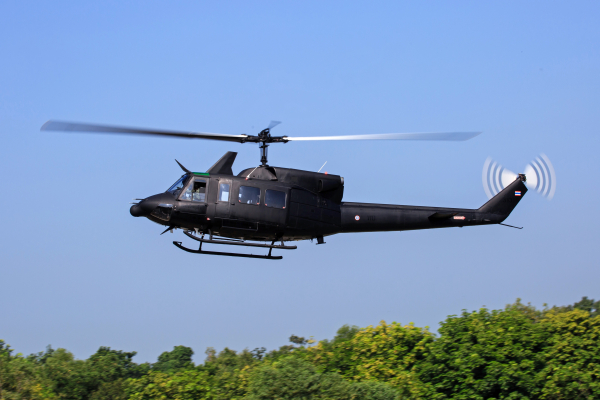
#> input picture TEMEL_ISLEMLER/media/helicopter2.jpg, 600 x 400 px
$ python thresholdingt_trackbar.py
#> lines starting #> are read from the running program, lines starting #| are printed output that depends on the picture; after the words box and inside, x2 and y2 are one past the last pixel; in counts of white or black regions, pixels touching at a corner belong together
import cv2
import numpy as np


def on_trackbar(val):
    # Callback function for trackbar
    th = cv2.getTrackbarPos("Threshold", "img-th1")  # Get the threshold value from the trackbar
    maxval = cv2.getTrackbarPos("Maxval", "img-th1")  # Get the maximum value from the trackbar

    # Apply thresholding to the image
    ret, th1 = cv2.threshold(img, th, maxval, cv2.THRESH_BINARY)

    # Display the original image and thresholded image
    cv2.imshow("original", img)
    cv2.imshow("img-th1", th1)


# Load the image as grayscale
img = cv2.imread('media/helicopter2.jpg', 0)
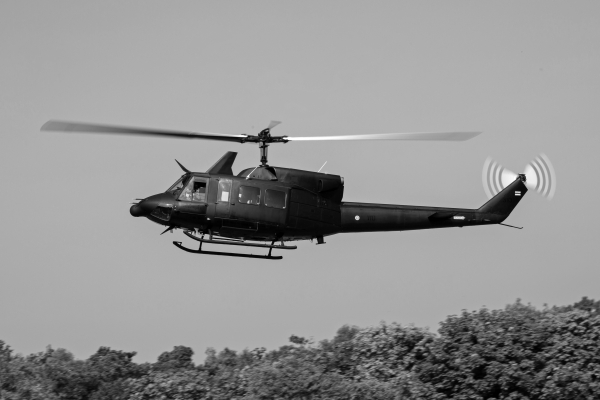
#> img: shape (400, 600); min 0, max 255, mean 146.8

# Create a named window for displaying the thresholded image
cv2.namedWindow("img-th1")

# Create trackbars for threshold and maxval
cv2.createTrackbar("Threshold", "img-th1", 50, 255, on_trackbar)
cv2.createTrackbar("Maxval", "img-th1", 150, 255, on_trackbar)

# Call the trackbar callback function to initialize the thresholding
on_trackbar(0)
#> in on_trackbar, `ret, th1 = cv2.threshold(img, th, maxval, cv2.THRESH_BINARY)`:
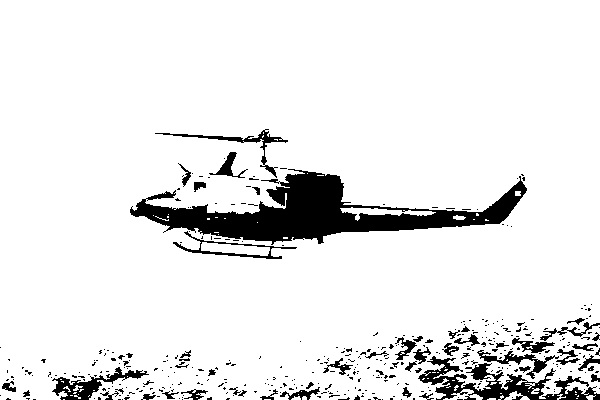
#> th1: shape (400, 600); values 0 (black) and 150 (white), 91.2% white; 402 black regions (351 under 20 px), largest, box (x1, y1, x2, y2) and area: (130, 169, 527, 245) 10850, (418, 356, 600, 400) 2792, (52, 367, 149, 400) 952
#> in on_trackbar, `ret, th1 = cv2.threshold(img, th, maxval, cv2.THRESH_BINARY)`: ret = 50

# Wait for a key press
cv2.waitKey(0)

# Close all windows
cv2.destroyAllWindows()

'''
Explanation:
1. The code begins by importing the necessary libraries, OpenCV (`cv2`) and NumPy (`np`).
2. A callback function `on_trackbar` is defined to handle changes in the trackbar values. It takes a single argument `val`, which represents the current trackbar value.
3. Inside the `on_trackbar` function, the threshold value and maximum value are retrieved using `cv2.getTrackbarPos()` function based on the trackbar names specified in `cv2.createTrackbar()`.
4. The `cv2.threshold()` function is used to apply thresholding to the grayscale image (`img`). The threshold value and maximum value are passed as arguments, along with the thresholding method (`cv2.THRESH_BINARY`).
5. The original image (`img`) and thresholded image (`th1`) are displayed using `cv2.imshow()` function.
6. In the main part of the code, the image is loaded as grayscale using `cv2.imread()`.
7. A named window ("img-th1") is created for displaying the thresholded image.
8. Two trackbars are created using `cv2.createTrackbar()`, one for the threshold value and the other for the maximum value. The initial values, minimum value, maximum value, and the callback function (`on_trackbar`) are specified.
9. The `on_trackbar` function is called initially with `0` as the argument to set the initial thresholding.
10. The program waits for a key press using `cv2.waitKey()`.
11. After the key press, all windows are closed using `cv2.destroyAllWindows()`.

The purpose of this code is to demonstrate the use of trackbars in OpenCV for interactive
thresholding. The user can adjust the threshold and maximum values using the trackbars, and
the thresholding result is updated in real-time. The original image and the thresholded image
are displayed side by side, allowing the user to visually observe the effect of changing the
threshold parameters.
'''
